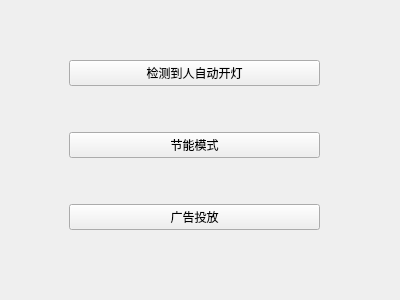
<?xml version="1.0" encoding="UTF-8"?>
<ui version="4.0">
 <class>Form</class>
 <widget class="QWidget" name="Form">
  <property name="geometry">
   <rect>
    <x>0</x>
    <y>0</y>
    <width>400</width>
    <height>300</height>
   </rect>
  </property>
  <property name="windowTitle">
   <string>Form</string>
  </property>
  <widget class="QWidget" name="verticalLayoutWidget">
   <property name="geometry">
    <rect>
     <x>69</x>
     <y>20</y>
     <width>251</width>
     <height>251</height>
    </rect>
   </property>
   <layout class="QVBoxLayout" name="verticalLayout">
    <item>
     <widget class="QPushButton" name="openLight">
      <property name="text">
       <string>检测到人自动开灯</string>
      </property>
     </widget>
    </item>
    <item>
     <widget class="QPushButton" name="screenLight">
      <property name="text">
       <string>节能模式</string>
      </property>
     </widget>
    </item>
    <item>
     <widget class="QPushButton" name="advertise">
      <property name="text">
       <string>广告投放</string>
      </property>
     </widget>
    </item>
   </layout>
  </widget>
 </widget>
 <resources/>
 <connections/>
</ui>
